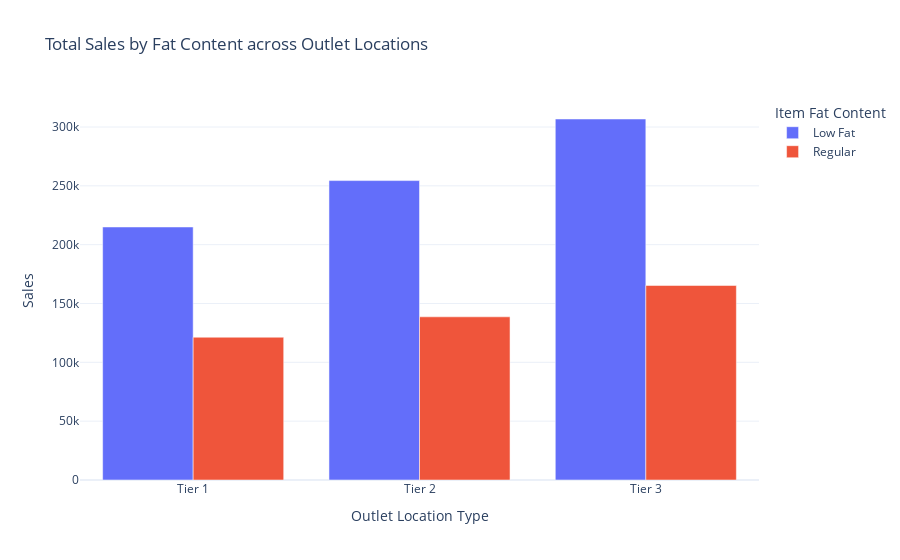

Notebook code for this chart:
### Code cell
fig = px.bar(
    fat_content_outlet,
    x="Outlet Location Type",
    y="Sales",
    color="Item Fat Content",
    title="Total Sales by Fat Content across Outlet Locations",
    barmode="group"  #  side-by-side bars
)                    # if you want stack then mention "stack"

fig.show()

### Figure 1 — Plotly figure (JSON) as saved in the notebook; plotly's stock layout.template omitted (floating-point values rounded to 4 significant figures)
{"data": [{"alignmentgroup": "True", "hovertemplate": "Item Fat Content=Low Fat<br>Outlet Location Type=%{x}<br>Sales=%{y}<extra></extra>", "legendgroup": "Low Fat", "marker": {"color": "#636efa", "pattern": {"shape": ""}}, "name": "Low Fat", "offsetgroup": "Low Fat", "orientation": "v", "showlegend": true, "textposition": "auto", "type": "bar", "x": ["Tier 1", "Tier 2", "Tier 3"], "xaxis": "x", "y": [215000.0, 254500.0, 306800.0], "yaxis": "y"}, {"alignmentgroup": "True", "hovertemplate": "Item Fat Content=Regular<br>Outlet Location Type=%{x}<br>Sales=%{y}<extra></extra>", "legendgroup": "Regular", "marker": {"color": "#EF553B", "pattern": {"shape": ""}}, "name": "Regular", "offsetgroup": "Regular", "orientation": "v", "showlegend": true, "textposition": "auto", "type": "bar", "x": ["Tier 1", "Tier 2", "Tier 3"], "xaxis": "x", "y": [121300.0, 138700.0, 165300.0], "yaxis": "y"}], "layout": {"barmode": "group", "legend": {"title": {"text": "Item Fat Content"}, "tracegroupgap": 0}, "title": {"text": "Total Sales by Fat Content across Outlet Locations"}, "xaxis": {"anchor": "y", "domain": [0, 1], "title": {"text": "Outlet Location Type"}}, "yaxis": {"anchor": "x", "domain": [0, 1], "title": {"text": "Sales"}}}}
